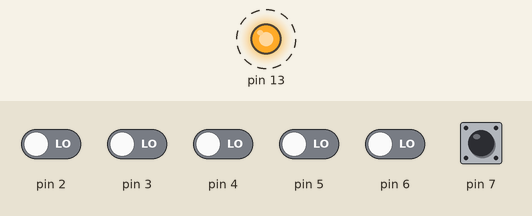
Bench run of a sketch on a simulated Arduino Uno, built with avr-gcc and run on an emulated ATmega328P. Shown: output pins drawn as LEDs (lit = HIGH). Dashed ring = blinking. The inputs (shaded band) are chosen by the test bench; at power-on: pin 7 HIGH, pin 2–6 LOW. What the sketch prints to the serial monitor is not drawn.

Above: at 0.2 s.
Timing chart, 0 to 3.0 s (numbered marks = the images above):
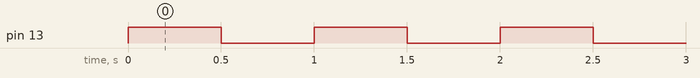

Measured:
- by itself, pin 13: alternates HIGH for 0.50 s and LOW for 0.50 s

The sketch:

Faster_Digital_Read_Write.ino
```cpp
#include "FastIO.h"

struct IO out13;
struct IO in7;

void setup() {

  Serial.begin(115200);

  out13 = set_IO(13, OUTPUT);
  in7 = set_IO(7, INPUT_PULLUP);

  Serial.println("READY");
}

void loop() {

  // blink pin 13, read pin 7
  //LED ON
  dig_write(out13, 1);
  delay(500);

  //LED OFF
  dig_write(out13, 0);
  delay(500);

  //print out pin7 state
  Serial.println(dig_read(in7), DEC);

}
```

FastIO.h
```cpp
#ifndef	FASTIO_H
#define	FASTIO_H

#include <arduino.h>

#ifdef ARDUINO_ARCH_AVR
#define REGTYPE uint8_t   // AVR uses 8-bit registers
#else
#define REGTYPE uint32_t
#endif

struct IO {
  REGTYPE bitmask;
  volatile REGTYPE *reg;
};

inline struct IO set_IO(uint8_t pin, uint8_t io)
{
  struct IO temp;
  REGTYPE port = digitalPinToPort(pin);
  volatile REGTYPE *mode;

  temp.bitmask = digitalPinToBitMask(pin);

  if (port == NOT_A_PIN) return;

  mode = portModeRegister(port);

  if (io == OUTPUT) {
    temp.reg = portOutputRegister(port);
    *mode |= temp.bitmask;
  }
  else {
    *mode &= ~temp.bitmask;
    temp.reg = portInputRegister(port);
    //*temp.reg &= ~temp.bitmask;
    if (io == INPUT_PULLUP)*temp.reg |= temp.bitmask;
  }

  return temp;
}

inline bool dig_read(struct IO in) {
  REGTYPE temp = *in.reg & in.bitmask;

  if (temp) return 1;

  return 0;
}

inline void dig_write(struct IO out, uint8_t logic) {

  if (logic)  *out.reg |= out.bitmask;
  else *out.reg &= ~out.bitmask;

}
#endif
```
